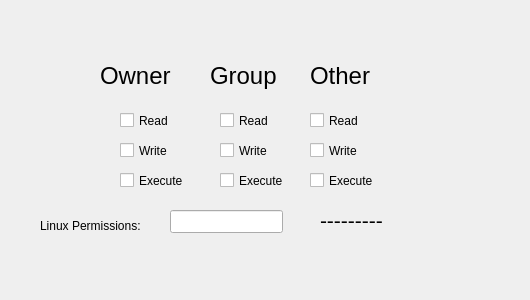
<?xml version="1.0" encoding="UTF-8"?>
<ui version="4.0">
 <class>Widget</class>
 <widget class="QWidget" name="Widget">
  <property name="geometry">
   <rect>
    <x>0</x>
    <y>0</y>
    <width>530</width>
    <height>300</height>
   </rect>
  </property>
  <property name="windowTitle">
   <string>Widget</string>
  </property>
  <widget class="QLabel" name="label">
   <property name="geometry">
    <rect>
     <x>40</x>
     <y>210</y>
     <width>121</width>
     <height>31</height>
    </rect>
   </property>
   <property name="text">
    <string>Linux Permissions:</string>
   </property>
  </widget>
  <widget class="QLineEdit" name="lineEdit_octal">
   <property name="geometry">
    <rect>
     <x>170</x>
     <y>210</y>
     <width>113</width>
     <height>23</height>
    </rect>
   </property>
  </widget>
  <widget class="QCheckBox" name="checkBox_owner_read">
   <property name="geometry">
    <rect>
     <x>120</x>
     <y>110</y>
     <width>85</width>
     <height>21</height>
    </rect>
   </property>
   <property name="text">
    <string>Read</string>
   </property>
  </widget>
  <widget class="QCheckBox" name="checkBox_owner_write">
   <property name="geometry">
    <rect>
     <x>120</x>
     <y>140</y>
     <width>85</width>
     <height>21</height>
    </rect>
   </property>
   <property name="text">
    <string>Write</string>
   </property>
  </widget>
  <widget class="QCheckBox" name="checkBox_owner_execute">
   <property name="geometry">
    <rect>
     <x>120</x>
     <y>170</y>
     <width>85</width>
     <height>21</height>
    </rect>
   </property>
   <property name="text">
    <string>Execute</string>
   </property>
  </widget>
  <widget class="QCheckBox" name="checkBox_group_read">
   <property name="geometry">
    <rect>
     <x>220</x>
     <y>110</y>
     <width>85</width>
     <height>21</height>
    </rect>
   </property>
   <property name="text">
    <string>Read</string>
   </property>
  </widget>
  <widget class="QCheckBox" name="checkBox_group_write">
   <property name="geometry">
    <rect>
     <x>220</x>
     <y>140</y>
     <width>85</width>
     <height>21</height>
    </rect>
   </property>
   <property name="text">
    <string>Write</string>
   </property>
  </widget>
  <widget class="QCheckBox" name="checkBox_group_execute">
   <property name="geometry">
    <rect>
     <x>220</x>
     <y>170</y>
     <width>85</width>
     <height>21</height>
    </rect>
   </property>
   <property name="text">
    <string>Execute</string>
   </property>
  </widget>
  <widget class="QCheckBox" name="checkBox_other_read">
   <property name="geometry">
    <rect>
     <x>310</x>
     <y>110</y>
     <width>85</width>
     <height>21</height>
    </rect>
   </property>
   <property name="text">
    <string>Read</string>
   </property>
  </widget>
  <widget class="QCheckBox" name="checkBox_other_write">
   <property name="geometry">
    <rect>
     <x>310</x>
     <y>140</y>
     <width>85</width>
     <height>21</height>
    </rect>
   </property>
   <property name="text">
    <string>Write</string>
   </property>
  </widget>
  <widget class="QCheckBox" name="checkBox_other_execute">
   <property name="geometry">
    <rect>
     <x>310</x>
     <y>170</y>
     <width>85</width>
     <height>21</height>
    </rect>
   </property>
   <property name="text">
    <string>Execute</string>
   </property>
  </widget>
  <widget class="QLabel" name="label_2">
   <property name="geometry">
    <rect>
     <x>100</x>
     <y>60</y>
     <width>81</width>
     <height>31</height>
    </rect>
   </property>
   <property name="font">
    <font>
     <pointsize>18</pointsize>
    </font>
   </property>
   <property name="text">
    <string>Owner</string>
   </property>
  </widget>
  <widget class="QLabel" name="label_3">
   <property name="geometry">
    <rect>
     <x>210</x>
     <y>60</y>
     <width>81</width>
     <height>31</height>
    </rect>
   </property>
   <property name="font">
    <font>
     <pointsize>18</pointsize>
    </font>
   </property>
   <property name="text">
    <string>Group</string>
   </property>
  </widget>
  <widget class="QLabel" name="label_4">
   <property name="geometry">
    <rect>
     <x>310</x>
     <y>60</y>
     <width>81</width>
     <height>31</height>
    </rect>
   </property>
   <property name="font">
    <font>
     <pointsize>18</pointsize>
    </font>
   </property>
   <property name="text">
    <string>Other</string>
   </property>
  </widget>
  <widget class="QLabel" name="label_permisos">
   <property name="geometry">
    <rect>
     <x>320</x>
     <y>210</y>
     <width>151</width>
     <height>21</height>
    </rect>
   </property>
   <property name="font">
    <font>
     <pointsize>16</pointsize>
    </font>
   </property>
   <property name="text">
    <string>---------</string>
   </property>
  </widget>
 </widget>
 <layoutdefault spacing="6" margin="11"/>
 <resources/>
 <connections/>
</ui>
